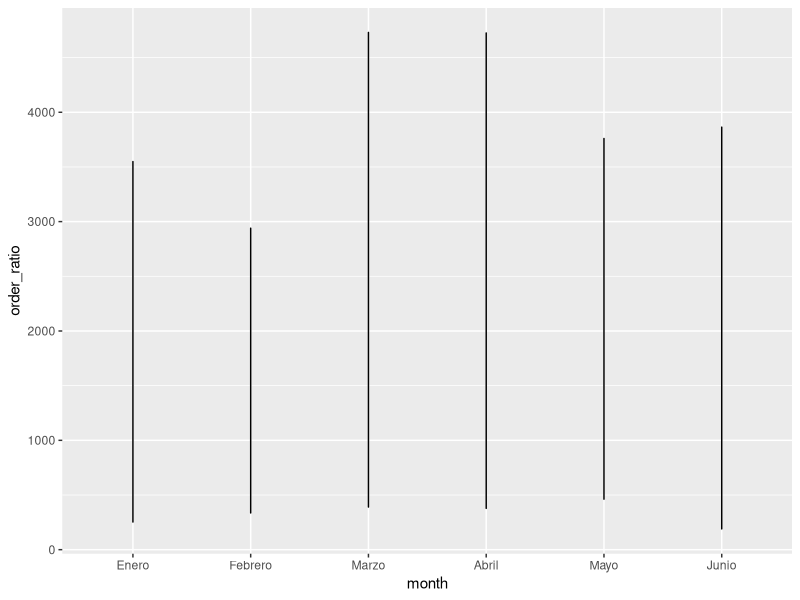
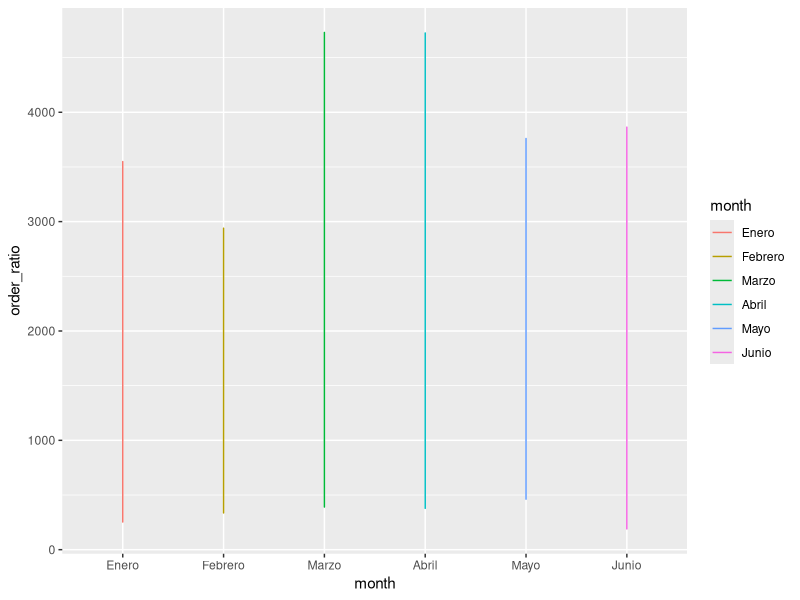
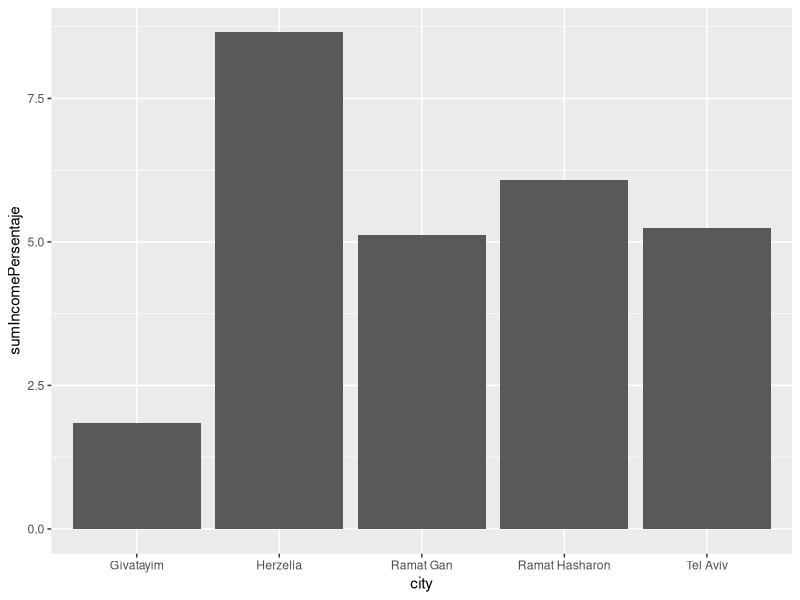
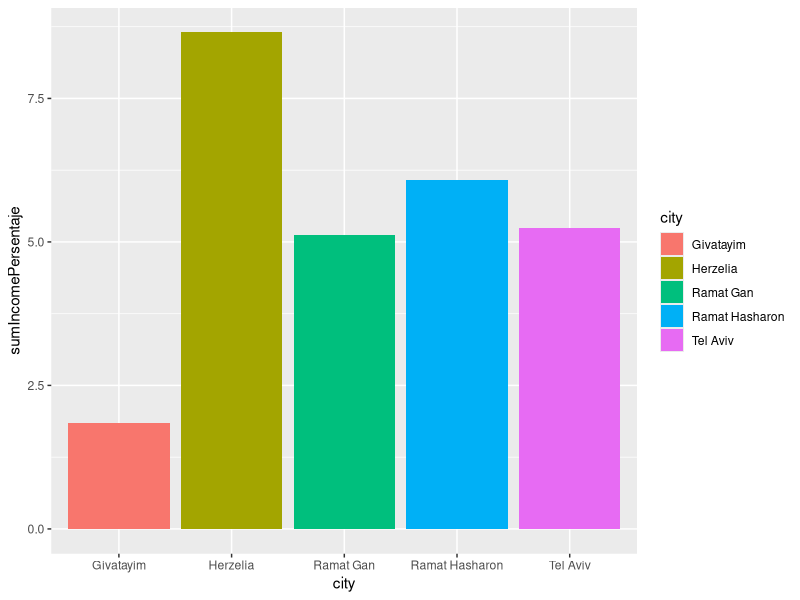

These figures' R source, in order:
## ---- chunk 1
# 1.1
library(tidyverse)
library(dplyr)
library(ggplot2)

# 1.2
cities <- read_csv("./Dataset/cities.csv")
meal_types <- read_csv("./Dataset/meal_types.csv")
meals <- read_csv("./Dataset/meals.csv")
members <- read_csv("./Dataset/members.csv")
monthly_member_totals <- read_csv("./Dataset/monthly_member_totals.csv")
order_details <- read_csv("./Dataset/order_details.csv")
orders <- read_csv("./Dataset/orders.csv")
restaurant_types <- read_csv("./Dataset/restaurant_types.csv")
restaurants <- read_csv("./Dataset/restaurants.csv")
serve_types <- read_csv("./Dataset/serve_types.csv")

#1.3
print(cities)
print(meal_types)
print(meals)
print(members)
print(monthly_member_totals)
print(order_details)
print(orders)
print(restaurant_types)
print(restaurants)
print(serve_types)


## ---- chunk 2

# 1.4

head(cities)
str(cities)

head(meal_types)
str(meal_types)

head(meals)
str(meals)

head(members)
str(members)

head(monthly_member_totals)
str(monthly_member_totals)

head(order_details)
str(order_details)

head(orders)
str(orders)

head(restaurant_types)
str(restaurant_types)

head(restaurants)
str(restaurants)

head(serve_types)
str(serve_types)
## ---- chunk 3
# 2.1
members$sex <- factor(members$sex)
levels(members$sex) <- c("Femenino", "Masculino")
print(members)

# 2.2
meals$hot_cold <- factor(meals$hot_cold, levels = c("Cold", "Hot"), ordered = TRUE)
print(meals$hot_cold[1] < meals$hot_cold[2])

# 2.3
monthly_member_totals$sex <- factor(monthly_member_totals$sex)
levels(monthly_member_totals$sex) <- c("Femenino", "Masculino")

monthly_member_totals$month <- factor(monthly_member_totals$month)
levels(monthly_member_totals$month) <- c("Enero", "Febrero", "Marzo", "Abril", "Mayo", "Junio")

monthly_member_totals <- monthly_member_totals %>%
        mutate(order_ratio = order_count * meals_count)

# 2.4
print(monthly_member_totals)
## ---- chunk 4
library(ggplot2)

# 3.1
ggplot(monthly_member_totals, aes(x = month, y = order_ratio)) + geom_line()

# 3.2
ggplot(monthly_member_totals, aes(x = month, y = order_ratio, color = month)) + geom_line()
## ---- chunk 5
options(tibble.print_max = Inf, tibble.print_min = Inf)  # Muestra todas las filas
# 3.3 USar Cities, members, orders, restaurants

# 3.4
data_merge <- orders %>%
  inner_join(members, by = c("member_id" = "id")) %>%
  inner_join(cities, by = c("city_id" = "id")) %>%
  inner_join(restaurants, by = c("restaurant_id" = "id"), suffix = c("_MEMBER", "_RESTAURANT"))  %>%
  inner_join(cities, by = c("city_id_RESTAURANT" = "id"), suffix = c("_MEMBER", "_RESTAURANT"))

# 3.5 
select_data <- data_merge %>%
  select(
    first_name, surname, sex, email, city_MEMBER,
    date, hour, total_order, restaurant_name, city_RESTAURANT
 )

# 3.6
sorted_data <- select_data %>%
  arrange(total_order)
# 3.7
print(sorted_data) #write_csv(sorted_data, "datos_ordenados.csv")
## ---- chunk 6
# 3.9
meals_info <- meals %>%
        inner_join(serve_types, by = c("serve_type_id" = "id")) %>%
        inner_join(meal_types, by = c("meal_type_id" = "id")) %>%
        inner_join(restaurants, by = c("restaurant_id" = "id")) %>%
        inner_join(cities, by = c("city_id" = "id")) %>%
        inner_join(restaurant_types, by = c("restaurant_type_id" = "id"))

# 3.10
meals_info_selected <- meals_info %>%
        select(restaurant_name, city, restaurant_type, income_persentage, serve_type, meal_type, meal_name, price)

# 3.11
count_by_meal_type <- meals_info_selected %>%
        count(meal_type)

# 3.12
print(count_by_meal_type)
## ---- chunk 7
# 3.13
sum_income_persentaje <- meals_info_selected %>%
        group_by(city) %>%
        summarize(sumIncomePersentaje = sum(income_persentage))

# 3.14
print(sum_income_persentaje)

# 3.15
ggplot(sum_income_persentaje, aes(x = city, y = sumIncomePersentaje)) + geom_col()

# 3.16
ggplot(sum_income_persentaje, aes(x = city, y = sumIncomePersentaje, fill = city)) + geom_col()
